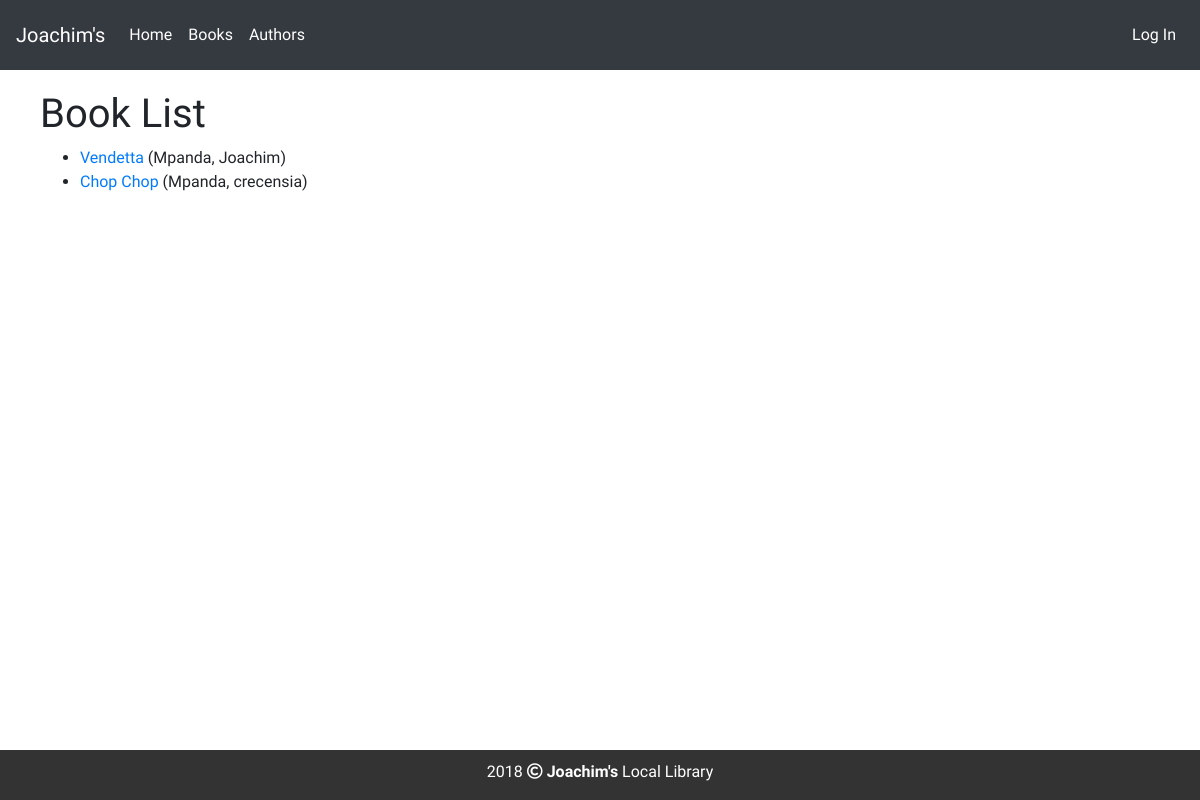
/catalog/books/, run on the app's committed database.
### catalog/models.py (models this page shows, shortened)
class Book(models.Model):
    title = models.CharField(max_length=200)
    author = models.ForeignKey('Author', on_delete=models.SET_NULL, null=True)
    summary = models.TextField(max_length=1000, help_text='Enter a brief description of the book')
    isbn = models.CharField('ISBN', max_length=13,
                            help_text='13 Character <a href="https://www.isbn-international.org/content/what-isbn">ISBN number</a>')
    genre = models.ManyToManyField(Genre, help_text='Select a genre for this book')
    def display_genre(self):
        """Create a string for the Genre. This is required to display genre in Admin."""
        return ', '.join(genre.name for genre in self.genre.all()[:3])
    display_genre.short_description = 'Genre'
    def get_absolute_url(self):
        return reverse('book-detail', args=[str(self.id)])

class Author(models.Model):
    first_name = models.CharField(max_length=100)
    last_name = models.CharField(max_length=100)
    date_of_birth = models.DateField(null=True, blank=True)
    date_of_death = models.DateField('Died', null=True, blank=True)
    class Meta:
        ordering = ['last_name', 'first_name']
    def __str__(self):
        return f'{self.last_name}, {self.first_name}'

### catalog/views.py (the view)
# urls.py: path('books/', views.BookListView.as_view(), name='books'),
class BookListView(generic.ListView):
    model = Book
    paginate_by = 2

### catalog/templates/catalog/book_list.html
{% extends "base_generic.html" %}
{% block content %}
<div class="header">
  <h1>Book List</h1>
  {% if book_list %}
  <ul>
    {% for book in book_list %}
      <li>
        <a href="{{ book.get_absolute_url }}">{{ book.title }}</a> ({{book.author}})
      </li>
    {% endfor %}
  </ul>
  {% else %}
    <p>There are no books in the library.</p>
  {% endif %}
</div>
{% endblock %}

### catalog/static/css/styles.css (style rules this page uses)
body { font-family: 'Pridi', serif; }
.header { margin-top: 20px; }

### data on the page
Book: title "Vendetta", author "Mpanda, Joachim"
Book: title "Chop Chop", author "Mpanda, crecensia"
